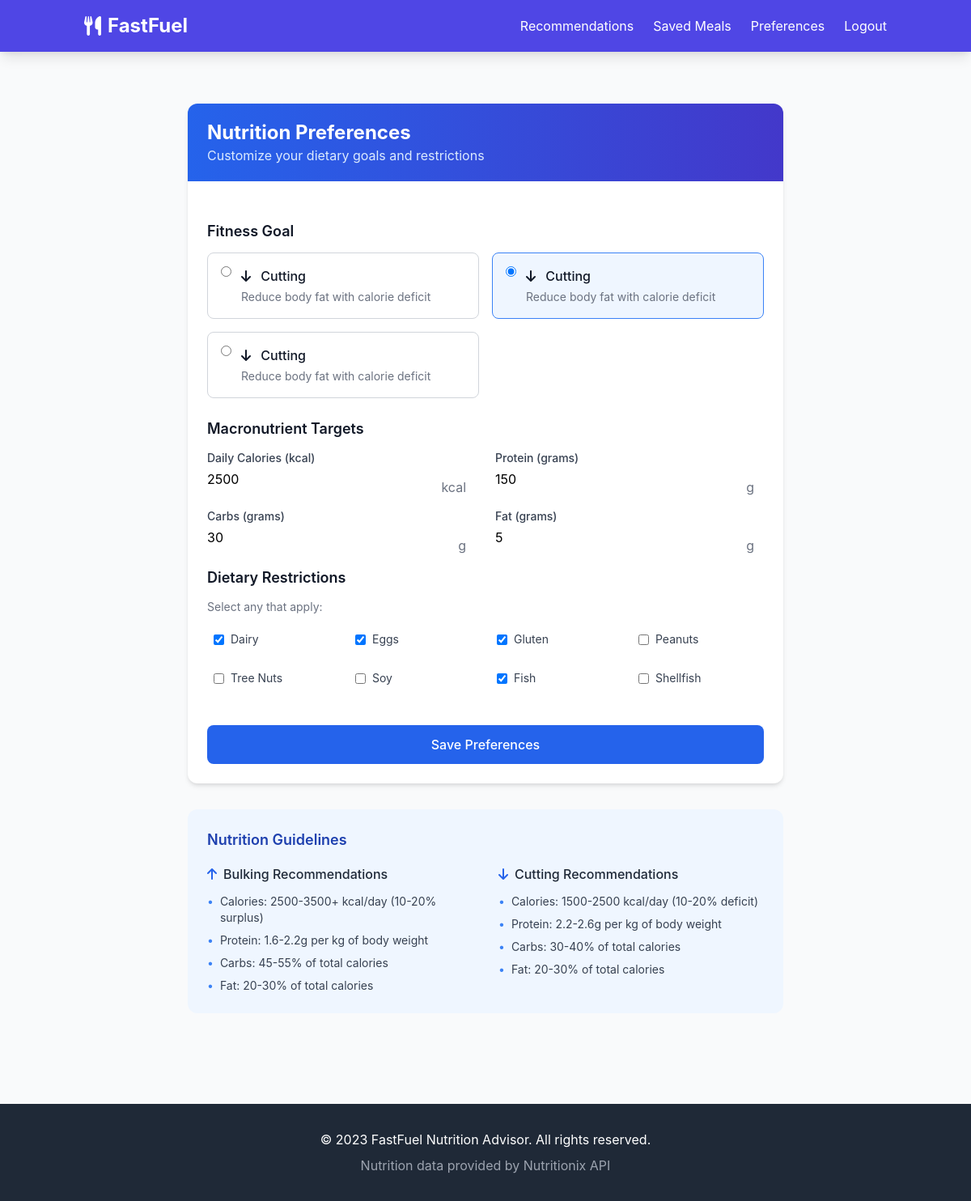
The app's page /preferences/ (signed in) with its own data.
### nutrition/models.py (models this page shows, shortened)
class UserPreferences(models.Model):
    GOAL_CHOICES = [
        ('bulking', 'Bulking'),
        ('cutting', 'Cutting'),
    ]
    user = models.OneToOneField(User, on_delete=models.CASCADE)
    goal = models.CharField(max_length=10, choices=GOAL_CHOICES)
    calorie_limit = models.PositiveIntegerField()
    protein_target = models.PositiveIntegerField()
    carb_target = models.PositiveIntegerField()
    fat_target = models.PositiveIntegerField()
    allergies = models.TextField(blank=True, null=True)
    created_at = models.DateTimeField(auto_now_add=True)
    updated_at = models.DateTimeField(auto_now=True)

### nutrition/views.py (the view)
# urls.py: path('preferences/', views.set_preferences, name='set_preferences'),
@login_required
def set_preferences(request):
    try:
        preferences = request.user.userpreferences
        form_data = None
    except UserPreferences.DoesNotExist:
        preferences = None
        form_data = {
            'goal': 'bulking',
            'calorie_limit': 2500,
            'protein_target': 150,
            'carb_target': 300,
            'fat_target': 70,
            'allergies': []
        }
    if request.method == 'POST':
        form = PreferencesForm(
            request.POST,
            instance=preferences,
            initial=form_data if not preferences else None
        )
        if form.is_valid():
            preferences = form.save(commit=False)
            preferences.user = request.user
            preferences.save()
            form.save_m2m()  # For many-to-many fields if any
            messages.success(request, 'Preferences saved successfully!')
            return redirect('recommendations')
        else:
            messages.error(request, 'Please correct the errors below.')
    else:
        form = PreferencesForm(
            instance=preferences,
            initial=form_data if not preferences else None
        )
    return render(request, 'nutrition/preferences.html', {
        'form': form,
        'existing_preferences': bool(preferences)
    })

### nutrition/templates/nutrition/preferences.html (shortened to what this page needs)
{% extends 'nutrition/base.html' %}
{% load static %}
{% block content %}
<div class="max-w-3xl mx-auto px-4 py-8">
    <div class="bg-white rounded-xl shadow-md overflow-hidden">
        <div class="bg-gradient-to-r from-blue-600 to-indigo-700 py-5 px-6">
            <h1 class="text-2xl font-bold text-white">Nutrition Preferences</h1>
            <p class="text-blue-100">Customize your dietary goals and restrictions</p>
        </div>
        <div class="p-6">
            <form method="post" class="space-y-6" id="preferences-form">
                <div>
                    <h2 class="text-lg font-semibold text-gray-900 mb-3">Fitness Goal</h2>
                    <div class="grid grid-cols-1 md:grid-cols-2 gap-4">
                        {% for choice in form.goal %}
                        <label class="flex items-start p-4 border rounded-lg cursor-pointer hover:bg-blue-50 transition-colors {% if choice.data.value == form.goal.value %}border-blue-500 bg-blue-50{% else %}border-gray-300{% endif %}">
                            {{ choice.tag }}
                            <div class="ml-3">
                                <span class="block font-medium text-gray-900">
                                    {% if choice.choice_label == 'bulking' %}
                                        <i class="fas fa-arrow-up mr-2"></i> Bulking
                                    {% else %}
                                        <i class="fas fa-arrow-down mr-2"></i> Cutting
                                    {% endif %}
                                </span>
                                <span class="block text-sm text-gray-500 mt-1">
                                    {% if choice.choice_label == 'bulking' %}
                                        Increase muscle mass with calorie surplus
                                    {% else %}
                                        Reduce body fat with calorie deficit
                                    {% endif %}
                                </span>
                            </div>
                        </label>
                        {% endfor %}
                    </div>
                </div>
                <div>
                    <h2 class="text-lg font-semibold text-gray-900 mb-3">Macronutrient Targets</h2>
                    <div class="grid grid-cols-1 md:grid-cols-2 gap-6">
                        {% for field in form %}
                            {% if field.name in 'calorie_limit protein_target carb_target fat_target' %}
                            <div>
                                <label for="{{ field.id_for_label }}" class="block text-sm font-medium text-gray-700 mb-1">
                                    {{ field.label }}
                                </label>
                                <div class="relative">
                                    {{ field }}
                                    {% if field.name == 'calorie_limit' %}
                                        <span class="absolute right-3 top-2.5 text-gray-500">kcal</span>
                                    {% else %}
                                        <span class="absolute right-3 top-2.5 text-gray-500">g</span>
                                    {% endif %}
                                </div>
                            </div>
                            {% endif %}
                        {% endfor %}
                    </div>
                </div>
                <div>
                    <h2 class="text-lg font-semibold text-gray-900 mb-3">Dietary Restrictions</h2>
                    <p class="text-sm text-gray-500 mb-3">Select any that apply:</p>
                    <div class="grid grid-cols-2 md:grid-cols-4 gap-3">
                        {% for checkbox in form.allergies %}
                        <label class="flex items-center space-x-2 p-2 rounded hover:bg-gray-50">
                            {{ checkbox.tag }}
                            <span class="text-sm text-gray-700">{{ checkbox.choice_label }}</span>
                        </label>
                        {% endfor %}
                    </div>
                </div>
                <div class="pt-4">
                    <button type="submit" class="w-full bg-blue-600 hover:bg-blue-700 text-white font-medium py-3 px-6 rounded-lg transition duration-200 focus:outline-none focus:ring-2 focus:ring-blue-500 focus:ring-offset-2">
                        Save Preferences
                    </button>
                </div>
            </form>
        </div>
    </div>
    <div class="mt-8 bg-blue-50 p-6 rounded-xl">
        <h3 class="text-lg font-semibold text-blue-800 mb-4">Nutrition Guidelines</h3>
        <div class="grid md:grid-cols-2 gap-8">
            <div>
                <h4 class="font-medium text-gray-800 mb-3 flex items-center">
                    <i class="fas fa-arrow-up mr-2 text-blue-600"></i>Bulking Recommendations
                </h4>
                <ul class="space-y-2 text-sm text-gray-700">
                    <li class="flex items-start">
                        <span class="text-blue-500 mr-2">•</span>
                        <span>Calories: 2500-3500+ kcal/day (10-20% surplus)</span>
                    </li>
                    <li class="flex items-start">
                        <span class="text-blue-500 mr-2">•</span>
                        <span>Protein: 1.6-2.2g per kg of body weight</span>
                    </li>
                    <li class="flex items-start">
                        <span class="text-blue-500 mr-2">•</span>
                        <span>Carbs: 45-55% of total calories</span>
                    </li>
                    <li class="flex items-start">
                        <span class="text-blue-500 mr-2">•</span>
                        <span>Fat: 20-30% of total calories</span>
                    </li>
                </ul>
            </div>
            <div>
                <h4 class="font-medium text-gray-800 mb-3 flex items-center">
                    <i class="fas fa-arrow-down mr-2 text-blue-600"></i>Cutting Recommendations
                </h4>
                <ul class="space-y-2 text-sm text-gray-700">
                    <li class="flex items-start">
                        <span class="text-blue-500 mr-2">•</span>
                        <span>Calories: 1500-2500 kcal/day (10-20% deficit)</span>
                    </li>
                    <li class="flex items-start">
                        <span class="text-blue-500 mr-2">•</span>
                        <span>Protein: 2.2-2.6g per kg of body weight</span>
                    </li>
                    <li class="flex items-start">
                        <span class="text-blue-500 mr-2">•</span>
                        <span>Carbs: 30-40% of total calories</span>
                    </li>
                    <li class="flex items-start">
                        <span class="text-blue-500 mr-2">•</span>
                        <span>Fat: 20-30% of total calories</span>
                    </li>
                </ul>
            </div>
        </div>
    </div>
</div>
{% endblock %}

### nutrition/static/css/style.css (style rules this page uses)
body { font-family: 'Inter', -apple-system, BlinkMacSystemFont, sans-serif; }
input[type="text"], input[type="email"], input[type="password"], input[type="number"], select { @apply w-full px-4 py-2 border border-gray-300 rounded-lg focus:ring-2 focus:ring-indigo-500 focus:border-indigo-500 transition duration-200; }
input[type="checkbox"] { @apply h-4 w-4 text-indigo-600 focus:ring-indigo-500 border-gray-300 rounded; }
input[type="radio"] { @apply h-4 w-4 text-indigo-600 focus:ring-indigo-500 border-gray-300; }

### records on screen
UserPreferences: form "2500" "150" "30" "5"

### other values on screen
{{ field.label }} "Daily Calories (kcal)" "Protein (grams)" "Carbs (grams)" "Fat (grams)"
{{ checkbox.choice_label }} "Dairy" "Eggs" "Gluten" "Peanuts" "Tree Nuts" "Soy" "Fish" "Shellfish"
